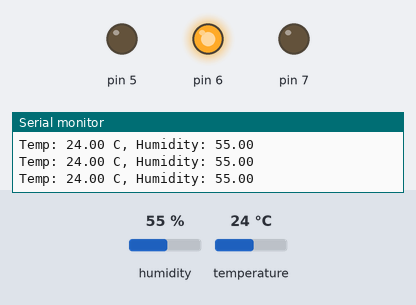
A sketch run on a simulated Arduino Uno, built with avr-gcc and run on an emulated ATmega328P. On the bench: output pins drawn as LEDs (lit = HIGH), the last lines printed to the serial monitor. Inputs (shaded band) come from the test bench; at power-on: temperature 24 °C, humidity 55 %.

Above: at 2.8 s.
2.9 s: temperature set to 20 °C
At 4.9 s:
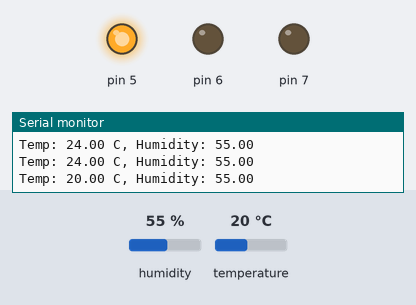
5.6 s: temperature set to 33 °C
At 7.3 s:
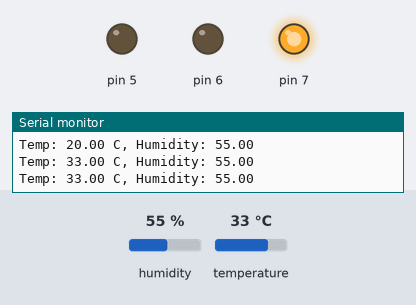
8.3 s: temperature set to 31 °C
11.3 s: temperature set to 28 °C
At 13.4 s:
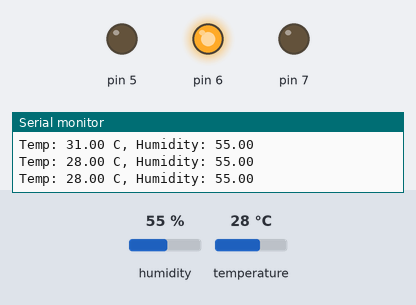
14.0 s: temperature set to 12 °C
At 14.6 s:
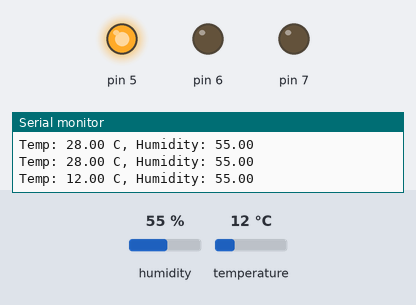
Timing chart, 0 to 17.0 s (numbered marks = the images above; inputs shaded):
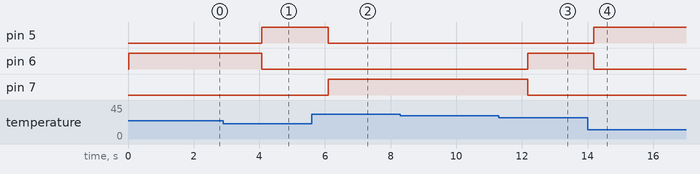

Measured:
- the behaviour switches between 22 and 21 °C on temperature (found by bisection; images 0 and 1)
- the behaviour switches between 30 and 29 °C on temperature (found by bisection; images 2 and 3)
- after the input at 2.9 s, pin 5: LOW → HIGH after 1.2 s; pin 6: HIGH → LOW after 1.2 s
- after the input at 5.6 s, pin 5: HIGH → LOW after 0.50 s; pin 7: LOW → HIGH after 0.50 s
- after the input at 11.3 s, pin 6: LOW → HIGH after 0.87 s; pin 7: HIGH → LOW after 0.87 s
- after the input at 14.0 s, pin 5: LOW → HIGH after 0.20 s; pin 6: HIGH → LOW after 0.20 s

The sketch:

temperatura_semaforo.ino
```cpp
#include <DHT.h>

#define DHT_PIN 2
#define DHT_TYPE DHT11
DHT dht(DHT_PIN,DHT_TYPE);


void setup() {
  Serial.begin(9600);
  dht.begin();
  //pinMode(4, INPUT_PULLUP);
  pinMode(5, OUTPUT);
  pinMode(6, OUTPUT);
  pinMode(7, OUTPUT);

}

void loop() {

  float temp = dht.readTemperature();
  float hum = dht.readHumidity();

  String message;
  message += F("Temp: ");
  message += String(temp);
  message += F(" C, Humidity: ");
  message += String(hum);

  Serial.println(message);

  // Serial.print("Temp: ");
  // Serial.print(temp, 1);
  // // Serial.print((char)223);
  // Serial.println(" C");
  // Serial.print("Humidity: ");
  // Serial.print(hum, 1);
  // Serial.println("%");
  // Serial.println("###############");

  if(temp >= 30){
    digitalWrite(5, LOW);
    digitalWrite(6, LOW);
    digitalWrite(7, HIGH);
  }else if(temp >= 22){
    digitalWrite(5, LOW);
    digitalWrite(6, HIGH);
    digitalWrite(7, LOW);
  }else{
    digitalWrite(5, HIGH);
    digitalWrite(6, LOW);
    digitalWrite(7, LOW);
  }
  // digitalWrite(5, HIGH);
  // digitalWrite(6, LOW);
  // digitalWrite(7, LOW);

  delay(1000);

}
```
